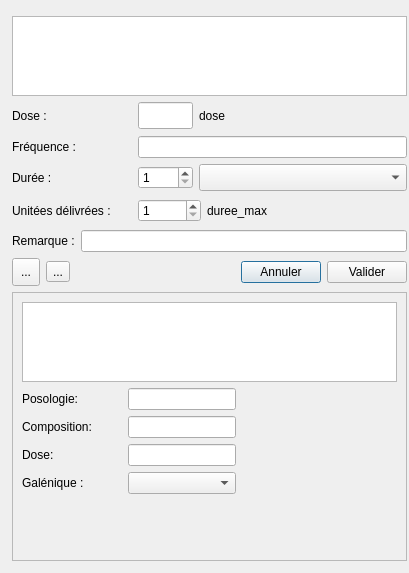
<?xml version="1.0" encoding="UTF-8"?>
<ui version="4.0">
 <class>DialogPrescrire</class>
 <widget class="QDialog" name="DialogPrescrire">
  <property name="geometry">
   <rect>
    <x>0</x>
    <y>0</y>
    <width>409</width>
    <height>573</height>
   </rect>
  </property>
  <property name="windowTitle">
   <string>Dialog</string>
  </property>
  <widget class="QWidget" name="layoutWidget">
   <property name="geometry">
    <rect>
     <x>12</x>
     <y>16</y>
     <width>395</width>
     <height>545</height>
    </rect>
   </property>
   <layout class="QVBoxLayout" name="MainLayout">
    <item>
     <layout class="QVBoxLayout" name="verticalLayout_4">
      <item>
       <widget class="QPlainTextEdit" name="plainTextEdit_Prescription">
        <property name="maximumSize">
         <size>
          <width>16777215</width>
          <height>80</height>
         </size>
        </property>
       </widget>
      </item>
      <item>
       <layout class="QVBoxLayout" name="verticalLayout">
        <item>
         <layout class="QHBoxLayout" name="horizontalLayout">
          <item>
           <widget class="QLabel" name="label">
            <property name="minimumSize">
             <size>
              <width>120</width>
              <height>0</height>
             </size>
            </property>
            <property name="maximumSize">
             <size>
              <width>80</width>
              <height>16777215</height>
             </size>
            </property>
            <property name="text">
             <string>Dose :</string>
            </property>
           </widget>
          </item>
          <item>
           <widget class="QLineEdit" name="lineEdit_dose">
            <property name="maximumSize">
             <size>
              <width>55</width>
              <height>27</height>
             </size>
            </property>
            <property name="text">
             <string/>
            </property>
           </widget>
          </item>
          <item>
           <widget class="QLabel" name="label_minmax">
            <property name="minimumSize">
             <size>
              <width>200</width>
              <height>0</height>
             </size>
            </property>
            <property name="text">
             <string>dose</string>
            </property>
           </widget>
          </item>
         </layout>
        </item>
        <item>
         <layout class="QHBoxLayout" name="horizontalLayout_4">
          <item>
           <widget class="QLabel" name="label_4">
            <property name="minimumSize">
             <size>
              <width>120</width>
              <height>0</height>
             </size>
            </property>
            <property name="maximumSize">
             <size>
              <width>80</width>
              <height>16777215</height>
             </size>
            </property>
            <property name="text">
             <string>Fréquence :</string>
            </property>
           </widget>
          </item>
          <item>
           <widget class="QLineEdit" name="lineEdit_frequence"/>
          </item>
         </layout>
        </item>
        <item>
         <layout class="QHBoxLayout" name="horizontalLayout_2">
          <item>
           <widget class="QLabel" name="label_2">
            <property name="minimumSize">
             <size>
              <width>120</width>
              <height>0</height>
             </size>
            </property>
            <property name="maximumSize">
             <size>
              <width>80</width>
              <height>16777215</height>
             </size>
            </property>
            <property name="text">
             <string>Durée :</string>
            </property>
           </widget>
          </item>
          <item>
           <widget class="QSpinBox" name="spinBox_duree">
            <property name="maximumSize">
             <size>
              <width>55</width>
              <height>16777215</height>
             </size>
            </property>
            <property name="minimum">
             <number>1</number>
            </property>
           </widget>
          </item>
          <item>
           <widget class="MyComboBox" name="comboBox_duree">
            <property name="minimumSize">
             <size>
              <width>200</width>
              <height>27</height>
             </size>
            </property>
            <property name="maximumSize">
             <size>
              <width>16777215</width>
              <height>27</height>
             </size>
            </property>
           </widget>
          </item>
         </layout>
        </item>
        <item>
         <layout class="QHBoxLayout" name="horizontalLayout_3">
          <item>
           <widget class="QLabel" name="label_3">
            <property name="minimumSize">
             <size>
              <width>120</width>
              <height>0</height>
             </size>
            </property>
            <property name="maximumSize">
             <size>
              <width>120</width>
              <height>16777215</height>
             </size>
            </property>
            <property name="text">
             <string>Unitées délivrées :</string>
            </property>
           </widget>
          </item>
          <item>
           <widget class="QSpinBox" name="spinBox_qtdelivree">
            <property name="minimum">
             <number>1</number>
            </property>
           </widget>
          </item>
          <item>
           <widget class="QLabel" name="label_dureemax">
            <property name="minimumSize">
             <size>
              <width>200</width>
              <height>0</height>
             </size>
            </property>
            <property name="text">
             <string>duree_max</string>
            </property>
           </widget>
          </item>
         </layout>
        </item>
        <item>
         <layout class="QHBoxLayout" name="horizontalLayout_6">
          <item>
           <widget class="QLabel" name="label_9">
            <property name="text">
             <string>Remarque :</string>
            </property>
           </widget>
          </item>
          <item>
           <widget class="QLineEdit" name="lineEdit_Remarque">
            <property name="maxLength">
             <number>200</number>
            </property>
           </widget>
          </item>
         </layout>
        </item>
       </layout>
      </item>
      <item>
       <layout class="QHBoxLayout" name="ButtonLayout">
        <property name="sizeConstraint">
         <enum>QLayout::SetFixedSize</enum>
        </property>
        <item>
         <widget class="QToolButton" name="toolButton_detail">
          <property name="minimumSize">
           <size>
            <width>28</width>
            <height>28</height>
           </size>
          </property>
          <property name="maximumSize">
           <size>
            <width>28</width>
            <height>28</height>
           </size>
          </property>
          <property name="toolTip">
           <string>Affiche détail des données pharmaceutiques</string>
          </property>
          <property name="text">
           <string>...</string>
          </property>
          <property name="icon">
           <iconset resource="resources.qrc">
            <normaloff>:/newPrefix/images/info.png</normaloff>:/newPrefix/images/info.png</iconset>
          </property>
          <property name="iconSize">
           <size>
            <width>24</width>
            <height>24</height>
           </size>
          </property>
          <property name="checkable">
           <bool>true</bool>
          </property>
         </widget>
        </item>
        <item>
         <widget class="QToolButton" name="toolButton_prescrire">
          <property name="toolTip">
           <string>Insérer dans la préscription</string>
          </property>
          <property name="text">
           <string>...</string>
          </property>
          <property name="icon">
           <iconset resource="resources.qrc">
            <normaloff>:/newPrefix/images/TransfertUp2.png</normaloff>:/newPrefix/images/TransfertUp2.png</iconset>
          </property>
          <property name="iconSize">
           <size>
            <width>24</width>
            <height>24</height>
           </size>
          </property>
         </widget>
        </item>
        <item>
         <spacer name="horizontalSpacer_2">
          <property name="orientation">
           <enum>Qt::Horizontal</enum>
          </property>
          <property name="sizeHint" stdset="0">
           <size>
            <width>40</width>
            <height>20</height>
           </size>
          </property>
         </spacer>
        </item>
        <item>
         <widget class="QPushButton" name="pushButton_Cancel">
          <property name="text">
           <string>Annuler</string>
          </property>
         </widget>
        </item>
        <item>
         <widget class="QPushButton" name="pushButton_Valid">
          <property name="text">
           <string>Valider</string>
          </property>
         </widget>
        </item>
       </layout>
      </item>
     </layout>
    </item>
    <item>
     <widget class="QFrame" name="frame_detail">
      <property name="enabled">
       <bool>true</bool>
      </property>
      <property name="frameShape">
       <enum>QFrame::StyledPanel</enum>
      </property>
      <property name="frameShadow">
       <enum>QFrame::Raised</enum>
      </property>
      <layout class="QVBoxLayout" name="verticalLayout_3">
       <item>
        <layout class="QVBoxLayout" name="verticalLayout_2">
         <item>
          <widget class="QPlainTextEdit" name="plainTextEdit_info">
           <property name="maximumSize">
            <size>
             <width>16777215</width>
             <height>80</height>
            </size>
           </property>
           <property name="readOnly">
            <bool>true</bool>
           </property>
          </widget>
         </item>
         <item>
          <layout class="QHBoxLayout" name="horizontalLayout_5">
           <item>
            <layout class="QFormLayout" name="formLayout">
             <item row="0" column="0">
              <widget class="QLabel" name="label_5">
               <property name="minimumSize">
                <size>
                 <width>100</width>
                 <height>0</height>
                </size>
               </property>
               <property name="text">
                <string>Posologie: </string>
               </property>
              </widget>
             </item>
             <item row="0" column="1">
              <widget class="QLineEdit" name="lineEdit_Posologie"/>
             </item>
             <item row="1" column="0">
              <widget class="QLabel" name="label_6">
               <property name="minimumSize">
                <size>
                 <width>100</width>
                 <height>0</height>
                </size>
               </property>
               <property name="text">
                <string>Composition: </string>
               </property>
              </widget>
             </item>
             <item row="1" column="1">
              <widget class="QLineEdit" name="lineEdit_Composition"/>
             </item>
             <item row="2" column="0">
              <widget class="QLabel" name="label_7">
               <property name="minimumSize">
                <size>
                 <width>100</width>
                 <height>0</height>
                </size>
               </property>
               <property name="text">
                <string>Dose: </string>
               </property>
              </widget>
             </item>
             <item row="2" column="1">
              <widget class="QLineEdit" name="lineEdit_Dose2">
               <property name="readOnly">
                <bool>true</bool>
               </property>
              </widget>
             </item>
             <item row="3" column="0">
              <widget class="QLabel" name="label_8">
               <property name="minimumSize">
                <size>
                 <width>100</width>
                 <height>0</height>
                </size>
               </property>
               <property name="text">
                <string>Galénique :</string>
               </property>
              </widget>
             </item>
             <item row="3" column="1">
              <widget class="QComboBox" name="comboBox_Galenique">
               <property name="maximumSize">
                <size>
                 <width>16777215</width>
                 <height>27</height>
                </size>
               </property>
              </widget>
             </item>
            </layout>
           </item>
           <item>
            <spacer name="horizontalSpacer">
             <property name="orientation">
              <enum>Qt::Horizontal</enum>
             </property>
             <property name="sizeHint" stdset="0">
              <size>
               <width>108</width>
               <height>20</height>
              </size>
             </property>
            </spacer>
           </item>
          </layout>
         </item>
        </layout>
       </item>
      </layout>
     </widget>
    </item>
   </layout>
  </widget>
 </widget>
 <customwidgets>
  <customwidget>
   <class>MyComboBox</class>
   <extends>QComboBox</extends>
   <header>Mywidgets</header>
  </customwidget>
 </customwidgets>
 <resources>
  <include location="resources.qrc"/>
 </resources>
 <connections/>
</ui>
